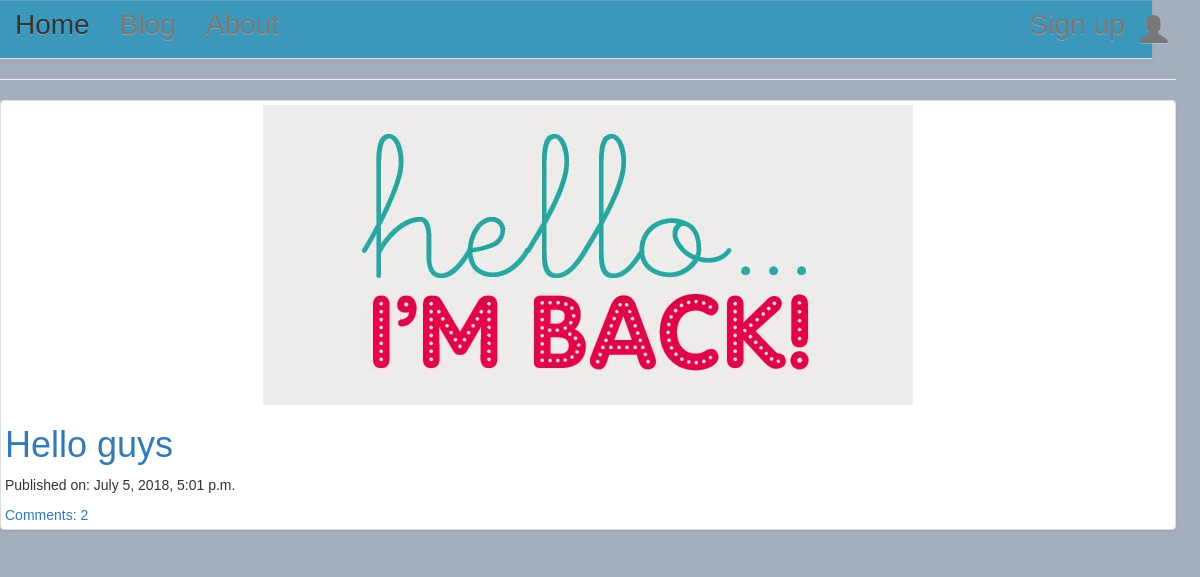
Page /postlist/ on the committed database.
### blog/models.py (models this page shows, shortened)
class Post(models.Model):
    author = models.ForeignKey('auth.User', on_delete = models.CASCADE)
    title = models.CharField(max_length=200)
    text = models.TextField()
    created_date = models.DateTimeField(default=timezone.now)
    published_date = models.DateTimeField(blank=True, null=True)
    image = models.ImageField(blank=True, null=True,
                width_field = 'width_field', height_field = 'height_field', editable = 'True', upload_to='blog_project/mediacdn/')
    height_field = models.IntegerField(default=0)
    width_field = models.IntegerField(default = 0)
    def approve_comments(self):
        return self.comments.filter(approved_comment=True)

### blog/views.py (the view)
# urls.py: url(r'^postlist/$',views.PostListView.as_view(),name='post_list'),
class PostListView(ListView):
    model = Post
    def get_queryset(self):
        return Post.objects.filter(published_date__lte=timezone.now()).order_by('-published_date')

### blog/templates/blog/post_list.html (shortened to what this page needs)
{% extends 'blog/base.html' %}
{% block content %}
<div class="centerstage">
    {% for post in post_list %}
      <div class="thumbnail">
        {% if post.image %}
        <img src="{{ post.image.url }}" class="img-responsive" />
        {% endif %}
        <div class="post">
            <h1><a href="{% url 'post_detail' pk=post.pk %}">{{ post.title }}</a></h1>
            <div class="date">
                <p>Published on: {{ post.published_date }}</p>
            </div>
            <a href="{% url 'post_detail' pk=post.pk %}">Comments: {{ post.approve_comments.count }}</a>
        </div>
      </div>
    {% endfor %}
</div>
{% endblock %}

### blog/static/css/file.css (style rules this page uses)
.loader { align-items: left; background-color: #a4aebf; display: auto; font-family: Inconsolata, sans-serif; width: 98%; justify-content: center; margin: 0; }
.centerstage { margin-left: auto; margin-right: auto; }

### rows in the picture
Post: image (picture), title "Hello guys", published_date "July 5, 2018, 5:01 p.m.", approve_comments.count "2"
